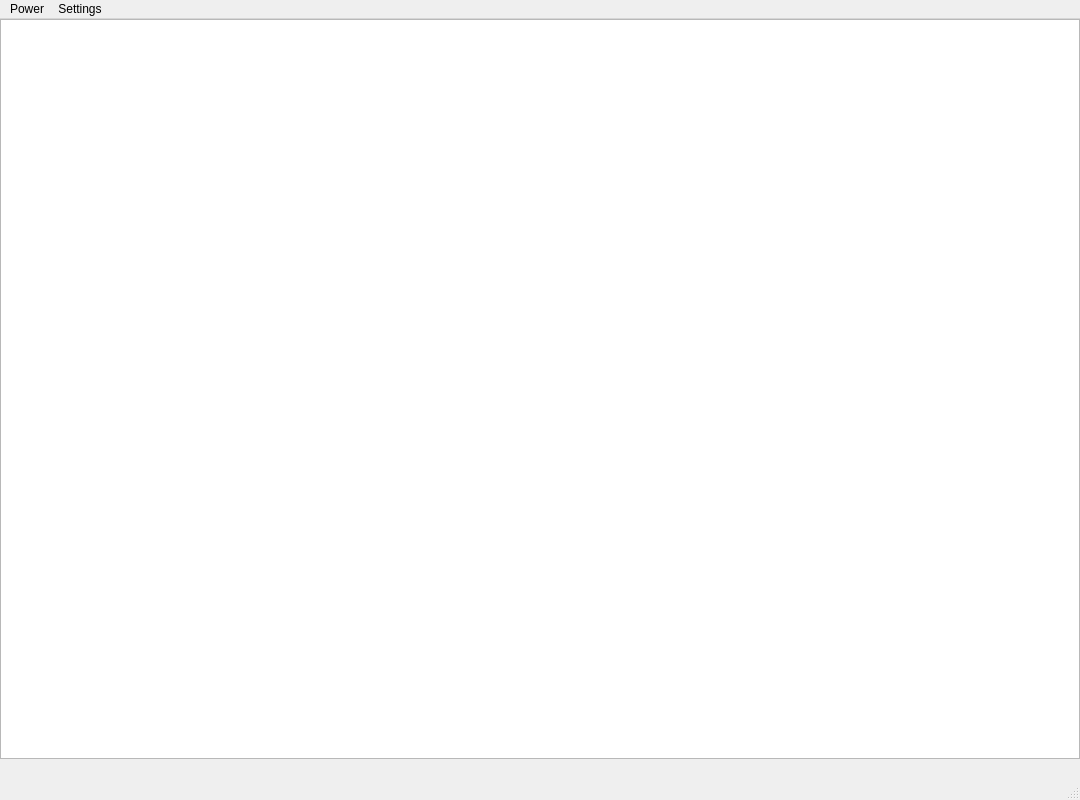
<?xml version="1.0" encoding="UTF-8"?>
<ui version="4.0">
 <class>MainWindow</class>
 <widget class="QMainWindow" name="MainWindow">
  <property name="geometry">
   <rect>
    <x>0</x>
    <y>0</y>
    <width>1080</width>
    <height>800</height>
   </rect>
  </property>
  <property name="maximumSize">
   <size>
    <width>1080</width>
    <height>800</height>
   </size>
  </property>
  <property name="windowTitle">
   <string>Blinkbox_v12 Shell</string>
  </property>
  <widget class="QWidget" name="centralwidget">
   <widget class="QGraphicsView" name="commandInterface">
    <property name="geometry">
     <rect>
      <x>0</x>
      <y>0</y>
      <width>1080</width>
      <height>740</height>
     </rect>
    </property>
    <property name="maximumSize">
     <size>
      <width>1080</width>
      <height>740</height>
     </size>
    </property>
    <property name="font">
     <font>
      <family>Courier</family>
     </font>
    </property>
    <property name="autoFillBackground">
     <bool>true</bool>
    </property>
    <property name="backgroundBrush">
     <brush brushstyle="SolidPattern">
      <color alpha="255">
       <red>0</red>
       <green>0</green>
       <blue>0</blue>
      </color>
     </brush>
    </property>
    <property name="foregroundBrush">
     <brush brushstyle="SolidPattern">
      <color alpha="255">
       <red>255</red>
       <green>255</green>
       <blue>255</blue>
      </color>
     </brush>
    </property>
   </widget>
  </widget>
  <widget class="QStatusBar" name="statusbar"/>
  <widget class="QMenuBar" name="menubar">
   <property name="geometry">
    <rect>
     <x>0</x>
     <y>0</y>
     <width>1080</width>
     <height>31</height>
    </rect>
   </property>
   <widget class="QMenu" name="menuConnections">
    <property name="title">
     <string>Settings</string>
    </property>
    <addaction name="actionConnections"/>
    <addaction name="actionFont"/>
   </widget>
   <widget class="QMenu" name="menuShutdown">
    <property name="title">
     <string>Power</string>
    </property>
    <addaction name="actionSleep"/>
    <addaction name="actionShutdown"/>
    <addaction name="actionRestart"/>
   </widget>
   <addaction name="menuShutdown"/>
   <addaction name="menuConnections"/>
  </widget>
  <action name="actionConnections">
   <property name="text">
    <string>Connections</string>
   </property>
  </action>
  <action name="actionFont">
   <property name="text">
    <string>Fonts</string>
   </property>
  </action>
  <action name="actionSleep">
   <property name="text">
    <string>Sleep</string>
   </property>
  </action>
  <action name="actionShutdown">
   <property name="text">
    <string>Shutdown</string>
   </property>
  </action>
  <action name="actionRestart">
   <property name="text">
    <string>Restart</string>
   </property>
  </action>
 </widget>
 <resources/>
 <connections/>
</ui>
